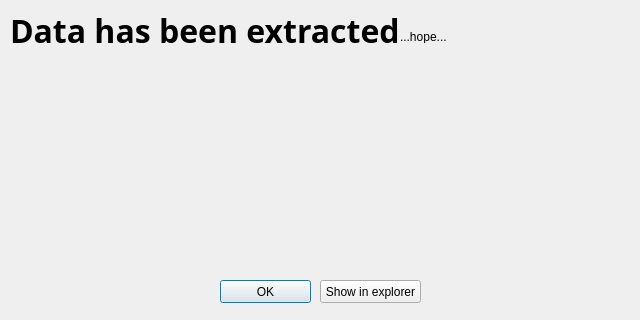
<?xml version="1.0" encoding="UTF-8"?>
<ui version="4.0">
 <class>Dialog</class>
 <widget class="QDialog" name="Dialog">
  <property name="geometry">
   <rect>
    <x>0</x>
    <y>0</y>
    <width>640</width>
    <height>320</height>
   </rect>
  </property>
  <property name="minimumSize">
   <size>
    <width>640</width>
    <height>320</height>
   </size>
  </property>
  <property name="maximumSize">
   <size>
    <width>640</width>
    <height>320</height>
   </size>
  </property>
  <property name="windowTitle">
   <string>Done!</string>
  </property>
  <widget class="QLabel" name="label">
   <property name="geometry">
    <rect>
     <x>10</x>
     <y>10</y>
     <width>391</width>
     <height>41</height>
    </rect>
   </property>
   <property name="font">
    <font>
     <family>Segoe UI Black</family>
     <pointsize>24</pointsize>
     <weight>75</weight>
     <bold>true</bold>
    </font>
   </property>
   <property name="text">
    <string>Data has been extracted</string>
   </property>
  </widget>
  <widget class="QLabel" name="label_2">
   <property name="geometry">
    <rect>
     <x>400</x>
     <y>30</y>
     <width>47</width>
     <height>13</height>
    </rect>
   </property>
   <property name="text">
    <string>...hope...</string>
   </property>
  </widget>
  <widget class="QPushButton" name="okbtn">
   <property name="geometry">
    <rect>
     <x>220</x>
     <y>280</y>
     <width>91</width>
     <height>23</height>
    </rect>
   </property>
   <property name="text">
    <string>OK</string>
   </property>
  </widget>
  <widget class="QPushButton" name="expbtn">
   <property name="geometry">
    <rect>
     <x>320</x>
     <y>280</y>
     <width>101</width>
     <height>23</height>
    </rect>
   </property>
   <property name="text">
    <string>Show in explorer</string>
   </property>
  </widget>
 </widget>
 <resources/>
 <connections/>
</ui>
